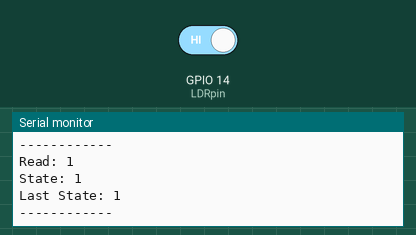
Recording of a sketch running on a simulated ESP8266 (NodeMCU). Parts: the last lines printed to the serial monitor. Inputs (shaded band) come from the test bench; at power-on: GPIO 14 (LDRpin) HIGH. WiFi joins after 1.5 s; servers stay silent unless stated; web services answer with replies made up by the test bench.

Above: at 5.7 s.
5.8 s: GPIO 14 (LDRpin) driven LOW
At 7.2 s:
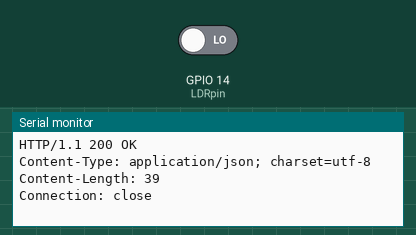
8.0 s: GPIO 14 (LDRpin) driven HIGH
At 10.21 s:
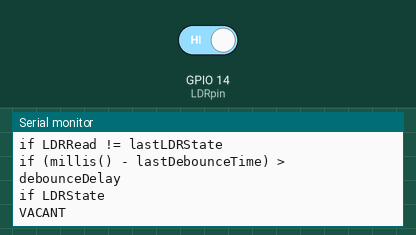

Measured:
- after the input at 5.8 s, the serial monitor: prints a new line after 0.71 s (image 1)
- after the input at 8.0 s, the serial monitor: prints a new line after 2.1 s (image 2)

The sketch:

IoToilet.ino
```cpp
// Load Wi-Fi library
#include <ESP8266WiFi.h>

// Replace with your network credentials
const char* ssid     = "wifi SSID";
const char* password = "wifi password";

// IFTTT setup for Slack
const char *host = "maker.ifttt.com";
String CRloc = "Your Location";
String Maker_Event = "Maker_Event";         //Maker Event for Slack
String Your_Key = "Your_Key";               //Webhook key for Slack

// If you want to add another Maker event and Key:
// IFTTT setup for Twitter
String Maker_Event2 = "Maker_Event2";  //Maker Event for Twitter
String Your_Key2 = "Your_Key2";  //Webhook key for Twitter

// Assign output variables to GPIO pins
const int LDRpin = 14;

// Auxiliar variables to store the current output state
int LDRRead;
int LDRState = 1;
int lastLDRState = 1;
String  printState = "OCCUPIED";

// the following variables are unsigned longs because the time, measured in
// milliseconds, will quickly become a bigger number than can be stored in an int.
unsigned long lastDebounceTime = 0;  // the last time the output pin was toggled
unsigned long debounceDelay = 50;    // the debounce time; increase if the output flickers

void setup() {
  // Initialize the output variables as outputs
  pinMode(LDRpin, INPUT);
  Serial.begin(115200);
  delay(3000);
  wifiConnect();
}

void loop() {
  LDRRead = digitalRead(LDRpin);
  Serial.print("Read: ");
  Serial.println(LDRRead);
  Serial.print("State: ");
  Serial.println(LDRState);

  // If the switch changed, due to noise or pressing:
  if (LDRRead != lastLDRState) {
    // reset the debouncing timer
    Serial.println("if LDRRead != lastLDRState");
    lastDebounceTime = millis();
  }
  if (LDRRead != lastLDRState) {
    //if ((millis() - lastDebounceTime) > debounceDelay) {
    // whatever the reading is at, it's been there for longer than the debounce
    // delay, so take it as the actual current state:
    Serial.println("if (millis() - lastDebounceTime) > debounceDelay");
    // if the button state has changed:
    if (LDRRead != LDRState) {
      Serial.println("if LDRState");
      LDRState = LDRRead;
      slackMessage(LDRState);     // Send http request to Post on Slack
      sendTweet(LDRState);        // Send http request to Post on Twitter
    }
  }
  // save the reading. Next time through the loop, it'll be the lastButtonState:
  lastLDRState = LDRState;
  Serial.print("Last State: ");
  Serial.println(lastLDRState);
  Serial.println("------------");
  delay(1000);
}

void wifiConnect() {
  // Connect to Wi-Fi network with SSID and password
  Serial.print("Connecting to ");
  Serial.println(ssid);
  WiFi.begin(ssid, password);
  while (WiFi.status() != WL_CONNECTED) {
    delay(500);
    Serial.print(".");
  }
  // Print local IP address and start web server
  Serial.println("");
  Serial.println("WiFi connected.");
  Serial.println("IP address: ");
  Serial.println(WiFi.localIP());
}

void slackMessage(int State) {
  if (State == HIGH) {
    // state = high = no light;
    printState = "VACANT";
    Serial.println(printState);     //for debugging
  }
  else  {
    //  state = low = light present;
    printState = "OCCUPIED";
    Serial.println(printState);     //for debugging
  }

  // Use WiFiClient class to create TCP connections
  WiFiClient client;
  const int httpPort = 80;
  while (!client.connect(host, httpPort)) {
    delay(500);
    Serial.print(".");
  }
  // create URL request
  // https://maker.ifttt.com/trigger/IoToilet/with/key/Your_Key/?value1=LG&value2=unoccupied
  String url = "/trigger/" + Maker_Event + "/with/key/" + Your_Key + "/?value1=" + CRloc + "&value2=" + printState;
  Serial.print("Requesting URL: ");
  Serial.println(url);
  // This will send the request to the server
  client.print(String("GET ") + url + " HTTP/1.1\r\n" +
               "Host: " + host + "\r\n" +
               "Connection: close\r\n\r\n");
  // Read all the lines of the reply from server and print them to Serial
  while (client.connected()) {
    if (client.available()) {
      String line = client.readStringUntil('\r');
      Serial.print(line);
    }
    else {
      // No data yet, wait a bit
      delay(50);
    };
  }
  Serial.println();
  Serial.println("closing connection");
}

void sendTweet(int State) {
  if (State == HIGH) {
    // state = high = no light;
    printState = "VACANT";
    Serial.println(printState);     //for debugging
  }
  else  {
    //  state = low = light present;
    printState = "OCCUPIED";
    Serial.println(printState);     //for debugging
  }
  // Use WiFiClient class to create TCP connections
  WiFiClient client;
  const int httpPort = 80;
  while (!client.connect(host, httpPort)) {
    delay(500);
    Serial.print(".");
  }
// create URL request
// https://maker.ifttt.com/trigger/IoToilet_tweet/with/key/Your_Key/?value1=LG&value2=unoccupied
  String url = "/trigger/" + Maker_Event2 + "/with/key/" + Your_Key2 + "/?value1=" + CRloc + "&value2=" + printState;
  Serial.print("Requesting URL: ");
  Serial.println(url);
  // This will send the request to the server
  client.print(String("GET ") + url + " HTTP/1.1\r\n" +
               "Host: " + host + "\r\n" +
               "Connection: close\r\n\r\n");
  // Read all the lines of the reply from server and print them to Serial
  while (client.connected()) {
    if (client.available()) {
      String line = client.readStringUntil('\r');
      Serial.print(line);
    }
    else {
      // No data yet, wait a bit
      delay(50);
    };
  }
  Serial.println();
  Serial.println("closing connection");
}
```
